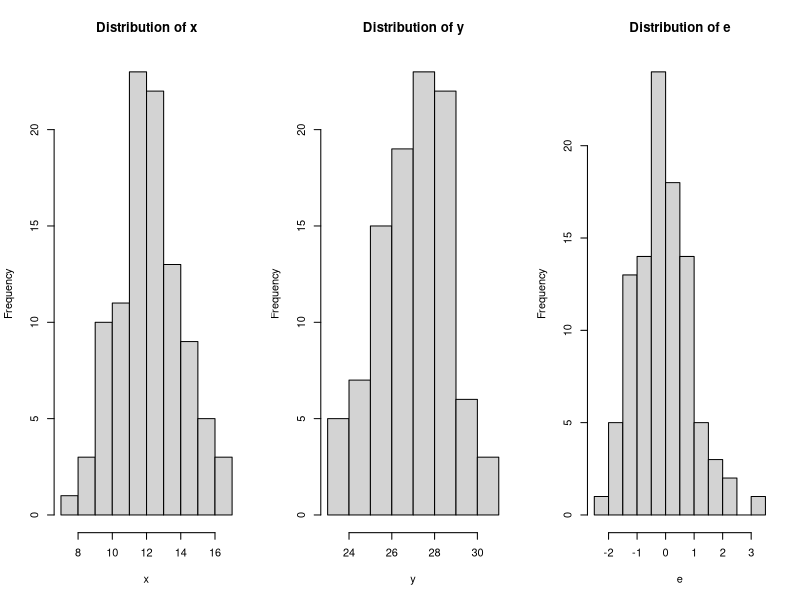

Generate this figure with R:
generate_data <- function(n) {
  # Generate n random values for x from N(12, 2)
  x <- rnorm(n, mean = 12, sd = 2)
  
  # Generate n random values for the error term e from N(0, 1)
  e <- rnorm(n, mean = 0, sd = 1)
  
  # Calculate y using the formula y = 18 + 0.75 * x + e
  y <- 18 + 0.75 * x + e
  
  # Return a data frame containing x and y
  data <- data.frame(x = x, y = y)
  return(data)
}
set.seed(123)
data <- generate_data(100)
# summerise data
summary(data)
# print number of rows in df
print(nrow(data))
# plot the distribution of x, y and e
par(mfrow=c(1,3))
hist(data$x, main="Distribution of x", xlab="x")
hist(data$y, main="Distribution of y", xlab="y")   
hist(data$y - 18 - 0.75 * data$x, main="Distribution of e", xlab="e")
# regress y on x
reg <- lm(y ~ x, data = data)
summary(reg)

